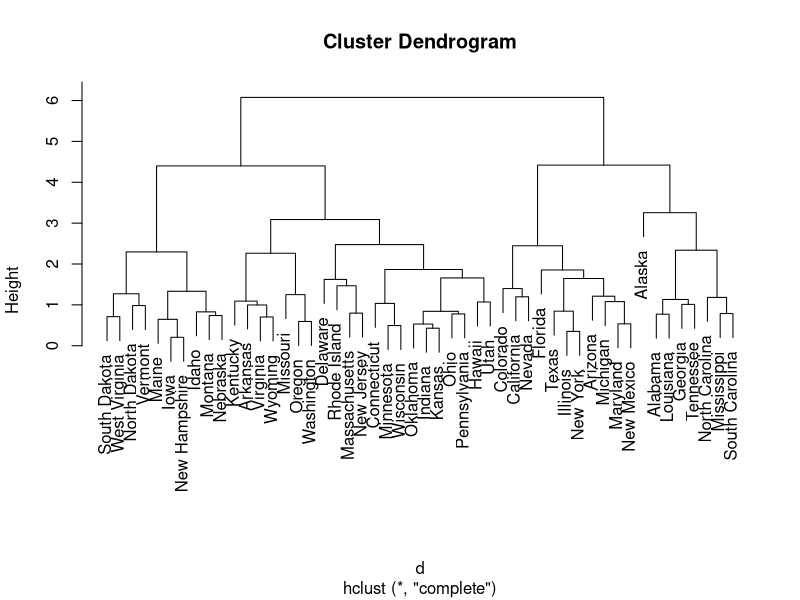
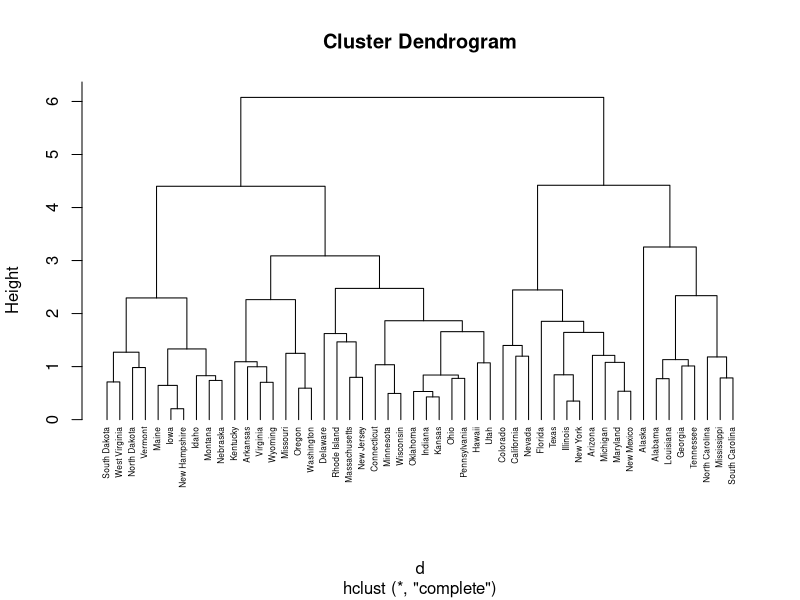

Write the R code that produced these figures, in order.
df <- USArrests

df

df<-na.omit(df)

d<-scale(df)

head(d)

d<-dist(d,method="euclidean")
hc<-hclust(d,method = "complete")

plot(hc)
plot(hc,cex=0.5,hang=-1)